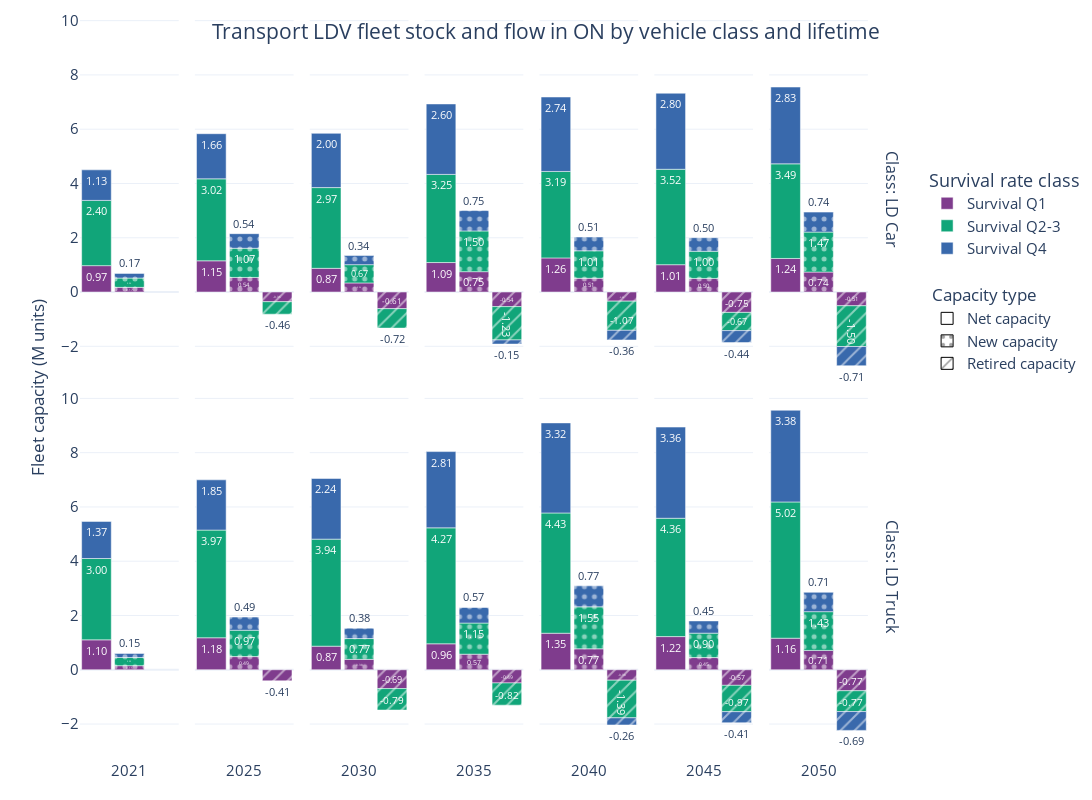

Write notebook code for a chart like this one.
### Code cell
def map_tech_survival(tech):
    if '_S25' in tech:
        return 'Survival Q1'
    if '_S75' in tech:
        return 'Survival Q4'
    else: return 'Survival Q2-3'

if 'lifetime' in db_name:
    net_cap['life'] = net_cap['tech'].apply(map_tech_survival)
    new_cap['life'] = new_cap['tech'].apply(map_tech_survival)
    ex_cap['life'] = ex_cap['tech'].apply(map_tech_survival)
    net_cap_group = net_cap.groupby(['mode', 'fuel', 'life', 'period'], as_index=False).sum('capacity').drop(columns='vintage').rename(columns={'period': 'vintage'})
    ex_cap_group = ex_cap.copy()
    ex_cap_group['vintage'] = 2021
    ex_cap_group = ex_cap_group.groupby(['mode', 'fuel', 'life', 'vintage', 'units'], as_index=False).sum('capacity')
    new_cap_group = new_cap.groupby(['mode', 'fuel', 'life', 'vintage'], as_index=False).sum('capacity')
    net_cap_group = net_cap_group[['mode', 'fuel', 'life', 'vintage', 'capacity']].rename(columns={'capacity': 'net capacity'})
    new_cap_group = new_cap_group[['mode', 'fuel', 'life', 'vintage', 'capacity']].rename(columns={'capacity': 'new capacity'})
    ex_cap_group = ex_cap_group[['mode', 'fuel', 'life', 'vintage', 'capacity']].rename(columns={'capacity': 'ex capacity'})

    merged_cap = net_cap_group.merge(new_cap_group, on=['mode', 'fuel', 'life', 'vintage'], how='left').merge(ex_cap_group, on=['mode', 'fuel', 'life', 'vintage'], how='left').fillna(0.)
    merged_cap = merged_cap.sort_values(by=['mode', 'fuel', 'life', 'vintage'])
    merged_cap['retired cap'] = 0.

    for _, group in merged_cap.groupby(['mode', 'fuel', 'life']):
        for i in range(1, len(group)):
            current_idx = group.index[i]
            previous_idx = group.index[i-1]

            # Calculate retired capacity as existing capacity + new capacity - net capacity of previous vintage
            merged_cap.loc[current_idx, 'retired cap'] = (
                merged_cap.loc[previous_idx, 'net capacity'] + 
                merged_cap.loc[current_idx, 'new capacity'] - 
                merged_cap.loc[current_idx, 'net capacity']
            )

    for _, group in merged_cap.groupby(['mode', 'fuel', 'life']):
        for i in range(1, len(group)):
            current_idx = group.index[i]
            previous_idx = group.index[i-1]

            # Fill the "ex capacity" for years after 2021 using the "net capacity" from the previous year
            merged_cap.loc[current_idx, 'ex capacity'] = merged_cap.loc[previous_idx, 'net capacity']

    merged_cap['retired cap'] = -merged_cap['retired cap']

    cap = merged_cap.melt(id_vars=['mode', 'fuel', 'life', 'vintage'],
                       value_vars=['net capacity', 'ex capacity', 'new capacity', 'retired cap'],
                       var_name='cap type', value_name='capacity')

    cap['capacity'] = cap['capacity'] / 1E3
    cap = cap[(abs(cap['capacity']) > 1e-3) & (
                                                (cap['mode'] == 'LD Car') |
                                                (cap['mode'] == 'LD Truck')
                                                ) & (cap['cap type'] != 'ex capacity')].reset_index(drop=True)
    cap['vintage'] = cap['vintage'].astype('str')

cap = cap.groupby(['mode', 'life', 'vintage', 'cap type'], as_index=False).sum('capacity')
fig = px.bar(cap, x='cap type', y='capacity', color='life', 
            pattern_shape='cap type', pattern_shape_sequence=["", ".", "/"],
            facet_col='vintage', facet_col_spacing=2E-2, 
            facet_row='mode', facet_row_spacing=1E-2,
            category_orders={"cap type": ["net capacity", "new capacity", "retired cap"],
                             "fuel": ['Gasoline', 'Diesel', 'CNG', 'BEV200', 'BEV300', 'BEV400', 'BEV500', 'HEV', 'PHEV20', 'PHEV50', 'FCEV'],
                             "life": ['Survival Q1', 'Survival Q2-3', 'Survival Q4']},
            # labels={'capacity': 'Fleet capacity (M units)', 'fuel': 'Fuel type'},
            template='plotly_white', orientation='v', color_discrete_sequence=px.colors.qualitative.Bold,
            text_auto='.2f',
            width=1200, height=800
            )

dummy_traces = [
    dict(
        name='',  # Empty legend
        x=[None], 
        y=[None], 
        marker=dict(color='rgba(0,0,0,0)'),
        showlegend=True,
        legendgroup='Blank',
        legendgrouptitle=None
    ),
    # dict(
    #     name=' ',  # Another empty legend
    #     x=[None], 
    #     y=[None], 
    #     marker=dict(color='rgba(0,0,0,0)'),
    #     showlegend=True,
    #     legendgroup='Blank',
    #     legendgrouptitle=None   
    # ),
    dict(
        name='Net capacity',
        x=[None], 
        y=[None], 
        marker=dict(
            color='rgba(0,0,0,0)',
            line=dict(color='black', width=1),  # Thin black border
            pattern_shape=""
        ),
        showlegend=True,
        legendgroup='Capacity type',
        legendgrouptitle=dict(text="Capacity type"),
    ),
    dict(
        name='New capacity',
        x=[None], 
        y=[None], 
        marker=dict(
            color='rgba(0,0,0,0)',
            line=dict(color='black', width=1),  # Thin black border
            pattern_shape="."
        ),
        showlegend=True,
        legendgroup='Capacity type',
        legendgrouptitle=None
    ),
    dict(
        name='Retired capacity',
        x=[None], 
        y=[None], 
        marker=dict(
            color='rgba(0,0,0,0)',
            line=dict(color='black', width=1),  # Thin black border
            pattern_shape="/"
        ),
        showlegend=True,
        legendgroup='Capacity type',
        legendgrouptitle=None
    )
]

for trace in dummy_traces:
    fig.add_bar(
        x=trace['x'], 
        y=trace['y'], 
        name=trace['name'], 
        marker=trace['marker'], 
        showlegend=trace['showlegend'],
        legendgroup=trace['legendgroup'],
        legendgrouptitle=trace['legendgrouptitle']
    )

fig.update_layout(
    margin=dict(
        t=10, b=10
    ),
    title=dict(
        text='Transport LDV fleet stock and flow in ON by vehicle class and lifetime',
        x=0.5, 
        y=0.97,
        xanchor='center',
        yanchor='top'
    ),
    yaxis_title_standoff=0,
    legend_title_text='Survival rate class',
    bargap=0.1,
    legend=dict(
        orientation='v',
        # entrywidth=50,
        yanchor='top',
        y=0.8,  
        xanchor='center',
        x=1.15),
    font=dict(
        size=15)
    )

fig.for_each_trace(lambda trace: trace.update(textfont=dict(size=11)))

# fig.update_xaxes(tickvals=["net capacity", "new capacity", "retired cap"],
#                  ticktext=["Net", "New", "Retired"], 
#                  tickangle=45
#                  )

for axis in fig.layout:
    if axis.startswith('xaxis'):
        fig.layout[axis].title.text = ''
        fig.layout[axis].showticklabels = False
    if axis.startswith('yaxis'):
        fig.layout[axis].title.text = ''
        fig.layout[axis].dtick = 2

for annotation in fig.layout.annotations:
    if 'mode' in annotation.text:
        annotation.text = 'Class: ' + annotation.text.split('=')[1]
        annotation.font.size = 16
        annotation.x = 1.01
        annotation.xanchor = 'center'
    else:
        annotation.text = annotation.text.split('=')[1]
        annotation.y = 0.005
        annotation.yanchor = 'top' 

shown_legends = set()
for trace in fig.data:
    trace.name = trace.name.split(",")[0]
    if trace.name not in shown_legends:
        trace.showlegend = True
        shown_legends.add(trace.name)
    else:
        trace.showlegend = False

fig.add_annotation(
    text="Fleet capacity (M units)",
    x=-0.07,
    y=0.5,
    xref="paper",
    yref="paper",
    showarrow=False,
    textangle=-90,
    font=dict(size=17))

fig.show()

fig.write_image("lifetimes_fleet_flow.svg", scale=1, engine='kaleido')
